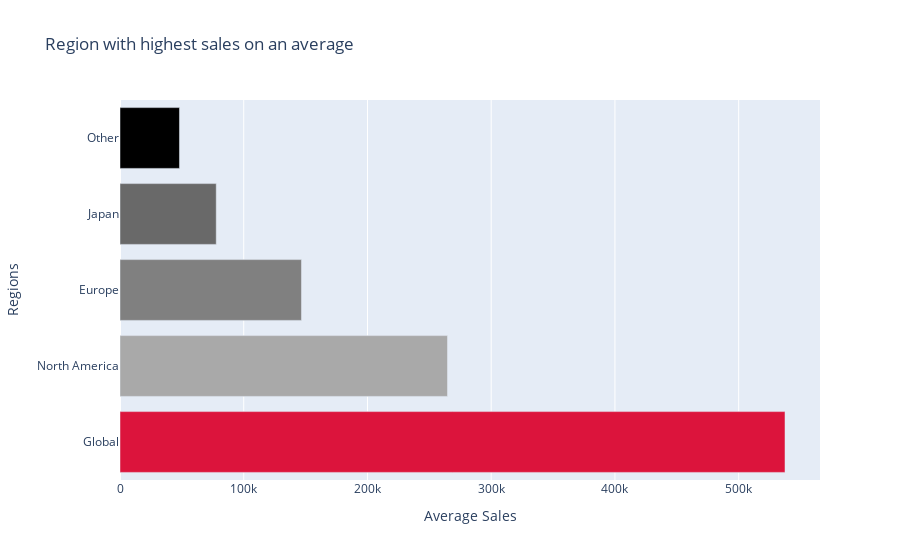

The notebook cell saved with this chart:
### Code cell
colors = ['lightslategray',] * 4
colors[1]='darkgray'
colors[2]='grey'
colors[3]='dimgrey'
colors[0] = 'crimson'

bar1 = go.Figure(data=[go.Bar(
    y=['Global','North America', 'Europe', 'Japan',
       'Other'],
    x=[537440.656,264667.430, 146652.006, 77781.660, 48063.020],
    orientation='h',
    marker_color=colors # marker color can be a single color value or an iterable
)])
bar1.update_layout(title_text='Region with highest sales on an average')
bar1.update_xaxes(title='Average Sales')
bar1.update_yaxes(title='Regions')

### Figure 1 — Plotly figure (JSON) as saved in the notebook; plotly's stock layout.template omitted (floating-point values rounded to 4 significant figures)
{"data": [{"marker": {"color": ["crimson", "darkgray", "grey", "dimgrey"]}, "orientation": "h", "type": "bar", "x": [537400.0, 264700.0, 146700.0, 77780.0, 48060.0], "y": ["Global", "North America", "Europe", "Japan", "Other"]}], "layout": {"title": {"text": "Region with highest sales on an average"}, "xaxis": {"title": {"text": "Average Sales"}}, "yaxis": {"title": {"text": "Regions"}}}}
